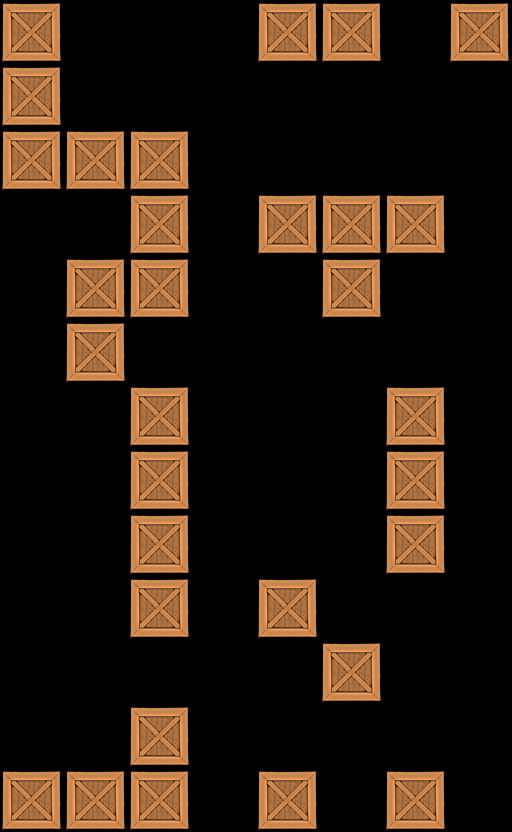

Tiled map render using the project's own tile images. Description and the map definition, with tile-layer contents summarised, below:
An orthogonal 8x13 tile map with 64x64 px tiles, 1 tile layer (Tile Layer 1).

<map version="1.0" orientation="orthogonal" width="8" height="13" tilewidth="64" tileheight="64">
 <tileset firstgid="1" name="crate" tilewidth="64" tileheight="64">
  <image source="../../crate5.png" width="64" height="64" />
 </tileset>
 <layer name="Tile Layer 1" width="8" height="13">
  <data>[104 cells, 31 non-empty, 1 distinct tile ids]</data>
 </layer>
</map>
